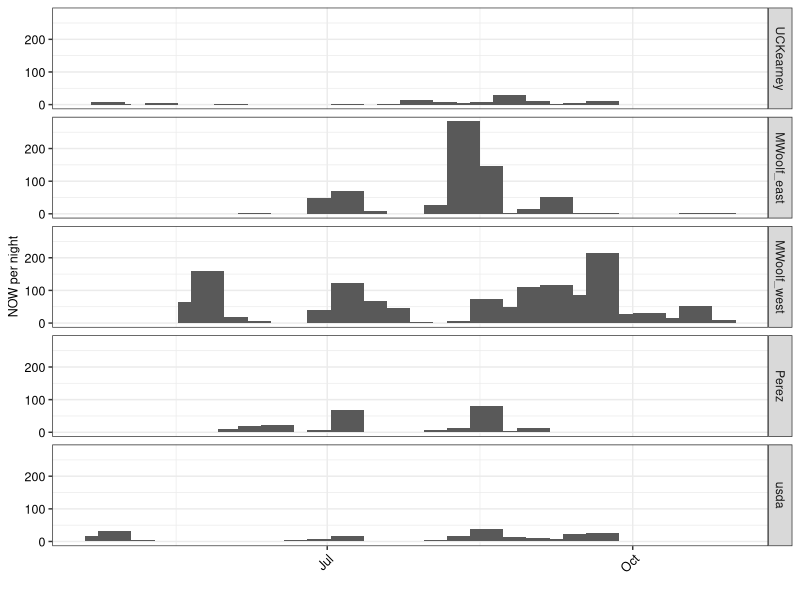
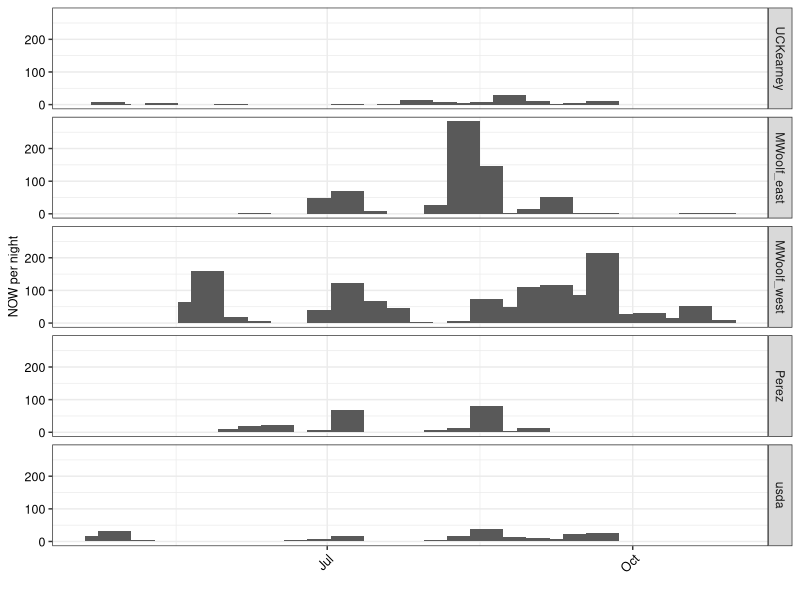

Recreate these plots in R, in order.
#============================================================================
# script1_y19_plot_weeks_hour.R
#
# Explore 2019 field season data at half hour intervals from five TrapView
# stations
# PARTS
#  1. Read in data and recode for useful time values (line 17)
#       Not dealt with in useful manner until later script
#  2. Summarize data with tables and graphs (line 55)
#       Create daily profiles by site
#
#============================================================================

library(tidyverse) # Preferred dialect of R
library(lubridate) # Work with Dates
library(timechange)

#-- 1. Read in data and recode for useful time values -----------------------

### Retrieve the 2019 data set
allsites <- read_csv("./data/allsites_y19.csv")
allsites
# A tibble: 38,202 x 6
#   datetime            pest_nmbr pest_dif reviewed event site     
#   <dttm>                  <dbl>    <dbl> <chr>    <chr> <chr>    
# 1 2019-04-26 13:56:00         7        7 Yes      NA    UCKearney
# 2 2019-04-26 14:56:00         7        0 Yes      NA    UCKearney

### NB See 2020 script. We have to tell R that these time values are 
### California local time and not UTC

### Store local time zone in memory for subsequent steps
localtz <- "America/Los_Angeles"

### Get Date and Minutes from midnight
attr(allsites$datetime, "tzone")
# [1] "UTC"
# Even though the data from Trapview show correct times for PDT 
# (aka. "America/Los_Angeles"), the timezone attribute shows UTC. 
# If we don't use a function to change this it will mess up datetime math
allsites$datetime <- time_force_tz(allsites$datetime, tz = localtz)
attr(allsites$datetime, "tzone")
# attr(allsites$datetime, "tzone")
# See also algorith in  test_timechange.R for setting 24:00 to local sundown

allsites$caldate <- as.Date(allsites$datetime) # Date-only variable

allsites <- allsites %>%  # Midnight for that date
  mutate(midnite = make_datetime(year(datetime),
                                 month(datetime),
                                 day(datetime),0,0,0,localtz))

# Find minutes from midnight
allsites$elapsed_min <- as.numeric(allsites$datetime - allsites$midnite)/60

# Use integer division to bin by hour
allsites$hr <- allsites$elapsed_min%/%60

# Get Julian date and epiweek (Day as 1-365 and week as 1-52)
allsites$julian <- yday(allsites$caldate)
allsites$wk <- epiweek(allsites$caldate)

# variables as rows, shows data types
glimpse(allsites)

# Get site as factor
allsites$site <- factor(allsites$site, levels = unique(allsites$site))

#-- 2. Summarize data with tables and graphs  -------------------------------

### Summarize counts per week as a table
Obs_by_date <- allsites %>% 
  group_by(wk,caldate,site) %>% 
  summarize(nObs = sum(pest_dif)) %>% 
  spread(key = site, value = nObs)

#write.csv(Obs_by_date,"./data/table_counts_wk_by_site.csv")

### Creat a plot of counts by week
wkly <- allsites %>% 
  group_by(wk,caldate,site) %>% 
  summarize(Date = min(caldate),
            orangeworm = sum(pest_dif))
wkly2 <- wkly %>% 
  group_by(wk,site) %>% 
  summarize(Date = min(Date),
            orangeworm = sum(orangeworm))

plot_wkly_by_site <- ggplot(wkly2, aes(x = Date,y = orangeworm)) +
  geom_col(width = 10) +
  facet_grid(site ~ .) +
# any width over 3.0 gives a warning about non-overlapping x intervals
# I think it looks better with width = 5.0
  theme_bw() +
  xlab("") +
  ylab("NOW per night") +
  theme(axis.text.x = element_text(color = "black", size = 9, angle = 45, hjust = 1),
        axis.text.y = element_text(color = "black", size = 9),
        axis.title.x = element_text(color = "black", size = 9),
        axis.title.y = element_text(color = "black", size = 9),
        legend.title = element_text(color = "black", size = 14),
        legend.text = element_text(color = "black", size = 14))

plot_wkly_by_site

ggsave(filename = "Y19_trapview_wkly_by_site.jpg", plot_wkly_by_site, path = "./output",
       width = 5.83, height = 5.83, dpi = 300, units = "in", device='jpg')


### Mess--see how handled for 2020
# hrly <- allsites %>%
#   group_by(wk,site,hr) %>%
#   summarise(Count = sum(pest_dif, na.rm = TRUE))
# 
# hrly_by_week <- ggplot(hrly, aes(x = hr, y = Count)) +
#   geom_col() +
#   scale_y_continuous(breaks = c(0,80)) +
#   facet_grid(wk ~ site) +
#   theme_bw() +
#   xlab("Hour of day") +
#   ylab("NOW captured") +
#   theme(axis.text.x = element_text(color = "black", size = 10),
#         axis.text.y = element_text(color = "black", size = 8),
#         axis.title.x = element_text(color = "black", size = 10),
#         axis.title.y = element_text(color = "black", size = 10),
#         legend.title = element_text(color = "black", size = 14),
#         legend.text = element_text(color = "black", size = 14))
# 
# hrly_by_week
# 
# ggsave(filename = "Y19_hrly_by_week.jpg", hrly_by_week, path = "./output",
#        width = 7.5, height = 7.5, dpi = 300, units = "in", device='jpg')


